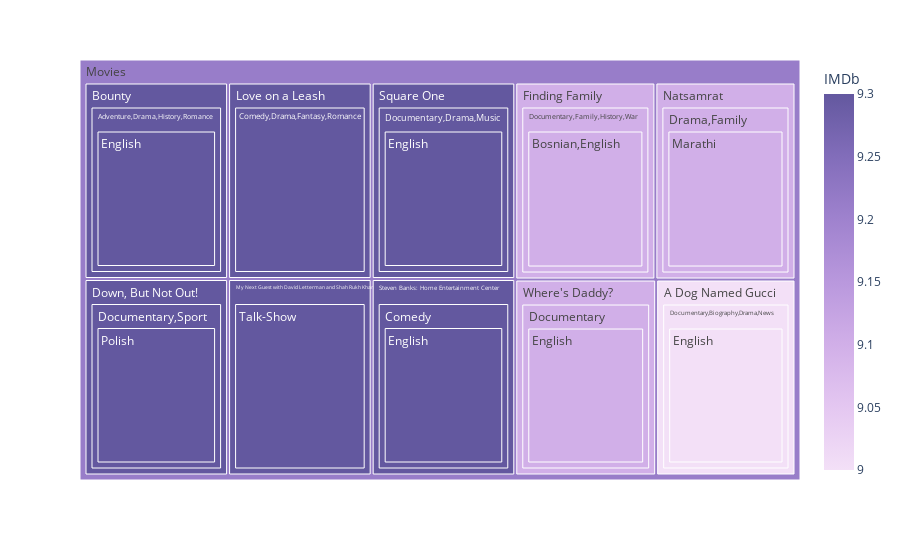

Notebook source saved alongside this figure:
### Markdown cell above
<div class="alert alert-info">  
<h3><strong>Movies with the highest IMDb rating, genres and languages</strong></h3>
</div>

### Code cell
r1 = df_movies.sort_values(by='IMDb', ascending=False)
r1 = r1[0:10]
r1['Movies']='Movies'
fig = px.treemap(r1, path=['Movies','Title', 'Genres','Language'], values='IMDb',color='IMDb',color_continuous_scale='Purp')
fig.show()

### Figure 1 — Plotly figure (JSON) as saved in the notebook; plotly's stock layout.template omitted (floating-point values rounded to 4 significant figures)
{"data": [{"branchvalues": "total", "customdata": [[9.1], [9.3], [9.3], [9.1], [9], [9.3], [9.1], [9.3], [9.3], [9.3], [9.3], [9.1], [9], [9.3], [9.1], [9.3], [9.1], [9.3], [9], [9.3], [9.3], [9.1], [9.3], [9.3], [9.1], [9.3], [9.3], [9.1], [9.211]], "domain": {"x": [0, 1], "y": [0, 1]}, "hovertemplate": "labels=%{label}<br>IMDb_sum=%{value}<br>parent=%{parent}<br>id=%{id}<br>IMDb=%{color}<extra></extra>", "ids": ["Movies/Finding Family/Documentary,Family,History,War/Bosnian,English", "Movies/Bounty/Adventure,Drama,History,Romance/English", "Movies/Steven Banks: Home Entertainment Center/Comedy/English", "Movies/Where's Daddy?/Documentary/English", "Movies/A Dog Named Gucci/Documentary,Biography,Drama,News/English", "Movies/Square One/Documentary,Drama,Music/English", "Movies/Natsamrat/Drama,Family/Marathi", "Movies/Down, But Not Out!/Documentary,Sport/Polish", "Movies/Bounty/Adventure,Drama,History,Romance", "Movies/Steven Banks: Home Entertainment Center/Comedy", "Movies/Love on a Leash/Comedy,Drama,Fantasy,Romance", "Movies/Where's Daddy?/Documentary", "Movies/A Dog Named Gucci/Documentary,Biography,Drama,News", "Movies/Square One/Documentary,Drama,Music", "Movies/Finding Family/Documentary,Family,History,War", "Movies/Down, But Not Out!/Documentary,Sport", "Movies/Natsamrat/Drama,Family", "Movies/My Next Guest with David Letterman and Shah Rukh Khan/Talk-Show", "Movies/A Dog Named Gucci", "Movies/Bounty", "Movies/Down, But Not Out!", "Movies/Finding Family", "Movies/Love on a Leash", "Movies/My Next Guest with David Letterman and Shah Rukh Khan", "Movies/Natsamrat", "Movies/Square One", "Movies/Steven Banks: Home Entertainment Center", "Movies/Where's Daddy?", "Movies"], "labels": ["Bosnian,English", "English", "English", "English", "English", "English", "Marathi", "Polish", "Adventure,Drama,History,Romance", "Comedy", "Comedy,Drama,Fantasy,Romance", "Documentary", "Documentary,Biography,Drama,News", "Documentary,Drama,Music", "Documentary,Family,History,War", "Documentary,Sport", "Drama,Family", "Talk-Show", "A Dog Named Gucci", "Bounty", "Down, But Not Out!", "Finding Family", "Love on a Leash", "My Next Guest with David Letterman and Shah Rukh Khan", "Natsamrat", "Square One", "Steven Banks: Home Entertainment Center", "Where's Daddy?", "Movies"], "marker": {"coloraxis": "coloraxis", "colors": [9.1, 9.3, 9.3, 9.1, 9, 9.3, 9.1, 9.3, 9.3, 9.3, 9.3, 9.1, 9, 9.3, 9.1, 9.3, 9.1, 9.3, 9, 9.3, 9.3, 9.1, 9.3, 9.3, 9.1, 9.3, 9.3, 9.1, 9.211]}, "name": "", "parents": ["Movies/Finding Family/Documentary,Family,History,War", "Movies/Bounty/Adventure,Drama,History,Romance", "Movies/Steven Banks: Home Entertainment Center/Comedy", "Movies/Where's Daddy?/Documentary", "Movies/A Dog Named Gucci/Documentary,Biography,Drama,News", "Movies/Square One/Documentary,Drama,Music", "Movies/Natsamrat/Drama,Family", "Movies/Down, But Not Out!/Documentary,Sport", "Movies/Bounty", "Movies/Steven Banks: Home Entertainment Center", "Movies/Love on a Leash", "Movies/Where's Daddy?", "Movies/A Dog Named Gucci", "Movies/Square One", "Movies/Finding Family", "Movies/Down, But Not Out!", "Movies/Natsamrat", "Movies/My Next Guest with David Letterman and Shah Rukh Khan", "Movies", "Movies", "Movies", "Movies", "Movies", "Movies", "Movies", "Movies", "Movies", "Movies", ""], "type": "treemap", "values": [9.1, 9.3, 9.3, 9.1, 9, 9.3, 9.1, 9.3, 9.3, 9.3, 9.3, 9.1, 9, 9.3, 9.1, 9.3, 9.1, 9.3, 9, 9.3, 9.3, 9.1, 9.3, 9.3, 9.1, 9.3, 9.3, 9.1, 92.1]}], "layout": {"autosize": true, "coloraxis": {"colorbar": {"title": {"text": "IMDb"}}, "colorscale": [[0, "rgb(243, 224, 247)"], [0.1667, "rgb(228, 199, 241)"], [0.3333, "rgb(209, 175, 232)"], [0.5, "rgb(185, 152, 221)"], [0.6667, "rgb(159, 130, 206)"], [0.8333, "rgb(130, 109, 186)"], [1, "rgb(99, 88, 159)"]]}, "legend": {"tracegroupgap": 0}, "margin": {"t": 60}}}
